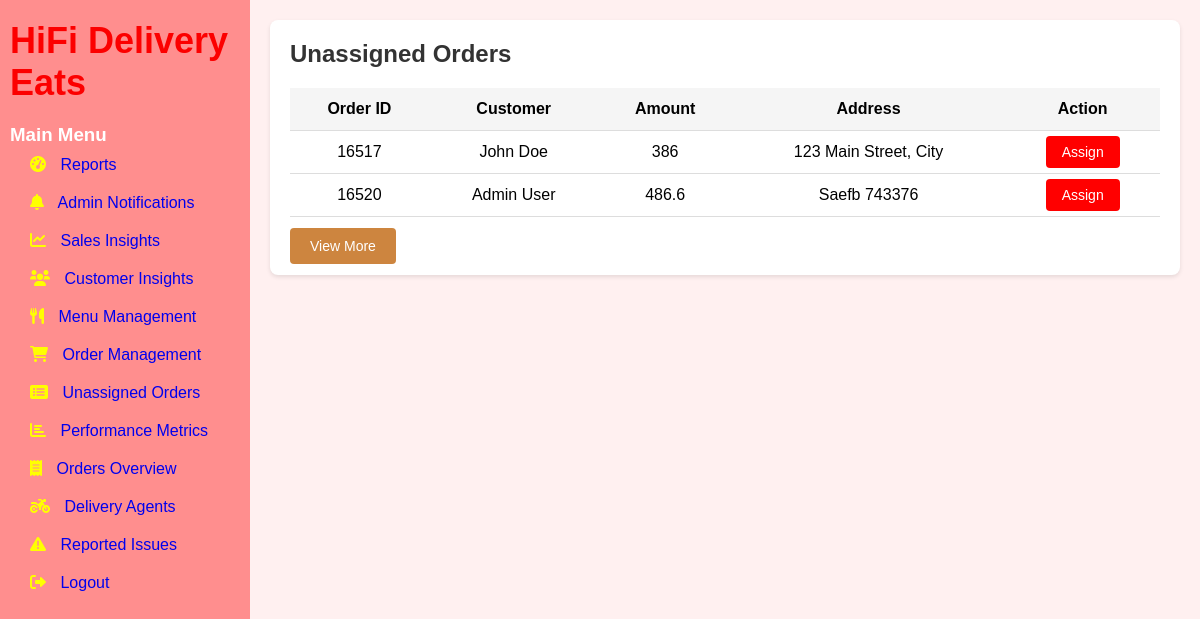
Page /unassigned-orders on the earlier database version.
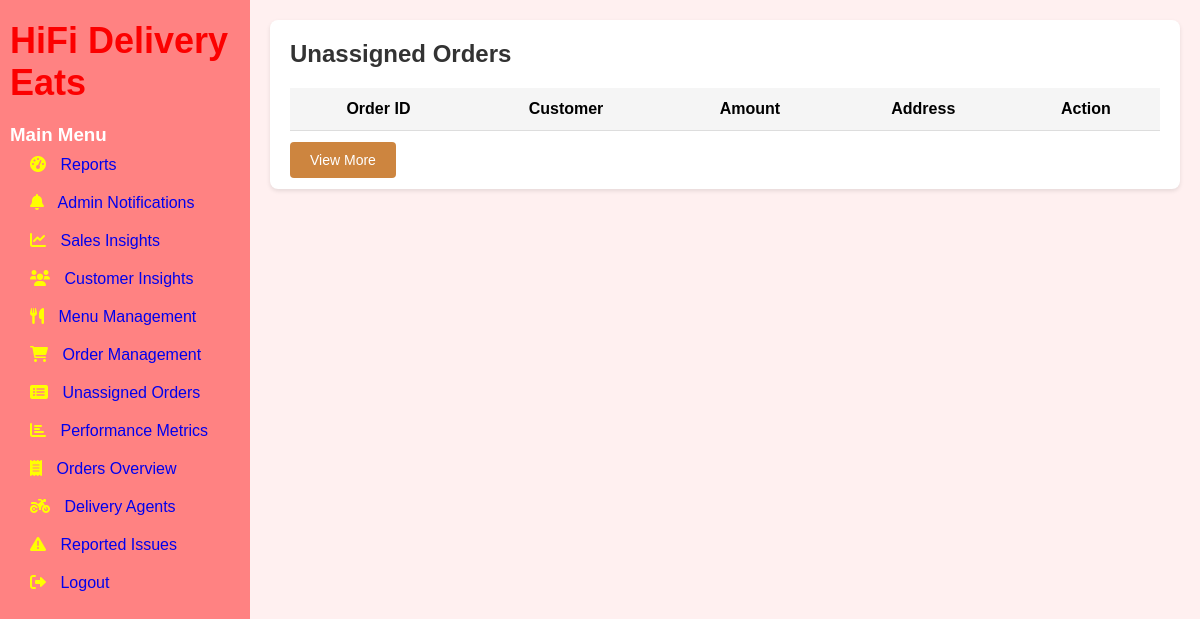
Same page on the later database version.
### tables this page shows
CREATE TABLE users (
        user_id INTEGER PRIMARY KEY AUTOINCREMENT,
        email TEXT UNIQUE NOT NULL,
        password_hash TEXT NOT NULL,
        full_name TEXT,
        phone_number TEXT,
        created_at TIMESTAMP DEFAULT CURRENT_TIMESTAMP,
        updated_at TIMESTAMP DEFAULT CURRENT_TIMESTAMP,
        last_login TIMESTAMP,
        is_active BOOLEAN DEFAULT TRUE,
        is_admin INTEGER DEFAULT 0,
        is_delivery_boy INTEGER DEFAULT 0,
        role_id INTEGER,
        FOREIGN KEY(role_id) REFERENCES roles(role_id)
    );

### app.py (the view)
@app.route('/unassigned-orders')
def unassigned_orders():
    db = get_db_connection()
    cur = db.cursor()
    cur.execute(""" SELECT d.Order_ID,o.total_price,o.delivery_location,u.full_name FROM Delivery d JOIN Orders o ON d.Order_ID = o.order_id
     JOIN Users u ON o.customer_id = u.user_id WHERE d.Status = 'Unassigned' LIMIT 5""")
    orders = cur.fetchall()
    return render_template('unassign_orders.html', orders=orders)

### app.py (called while the page is built)
@app.teardown_appcontext
def close_connection(exception):
    db = getattr(g, '_database', None)
    if db is not None:
        db.close()

def get_db_connection():
    conn = sqlite3.connect("existing_database.db")
    conn.row_factory = sqlite3.Row
    return conn

### templates/unassign_orders.html (shortened to what this page needs)
{% extends 'base.html' %}
{% block extra_css %}
<link rel="stylesheet" href="{{ url_for('static', filename='css/unassigned_orders.css') }}">
{% endblock %}
{% block content %}
            <div class="orders-section">
                <h2>Unassigned Orders</h2>
                <table class="orders-table">
                    <thead>
                        <tr>
                            <th>Order ID</th>
                            <th>Customer</th>
                            <th>Amount</th>
                            <th>Address</th>
                            <th>Action</th>
                        </tr>
                    </thead>
                    <tbody>
                        {% for order in orders %}
            <tr>
                <td>{{ order.order_id }}</td>
                <td>{{ order.full_name }}</td>
                <td>{{ order.total_price }}</td>
                <td>{{order.delivery_location}}</td>
                    <td>
                        <a href="{{ url_for('agent_assignment_dashboard', order_id=order.order_id) }}" class="assign-btn">Assign</a>
                    </td>
            </tr>
            {% endfor %}
                    </tbody>
                </table>
                {% if not view_more %}
                <a href="{{ url_for('view_more_orders') }}" class="view-more-btn">View More</a>
                {% endif %}
{% endblock %}

Differences in the rows shown:
no longer on this page (row edited): users: order_id "16517", full_name "John Doe", total_price "386", delivery_location "123 Main Street, City"
no longer on this page (row edited): users: order_id "16520", full_name "Admin User", total_price "486.6", delivery_location "Saefb 743376"
